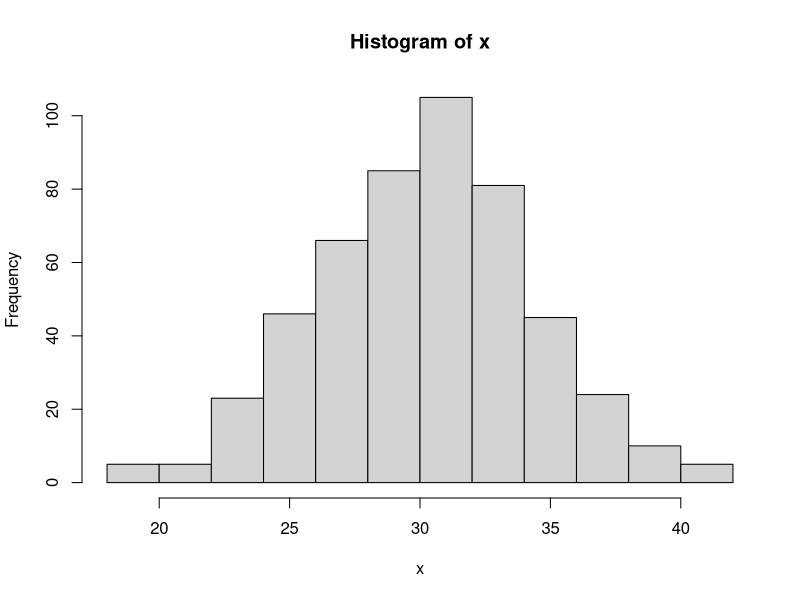

Write R code to recreate this figure.
## ---- chunk 1
knitr::opts_chunk$set(echo = TRUE)
## ---- chunk 2
plotdist <- function(n, dist, ..., kde = FALSE) {
  # extract params from ... args
  r_params <- c(list(...), list(n = n))
  
  # if norm, do this... 
  # in the actual code there are other cases too
  if (dist == 'norm') {
    if (is.null(r_params$mean)) r_params$mean <- 0
    if (is.null(r_params$sd)) r_params$sd <- 1
    funcs = list(r = rnorm, d = dnorm)
  }

  # sample from desired distribution
  x <- do.call(funcs$r, r_params)
  
  # return the histogram
  hist(x)
}
## ---- chunk 3
plotdist(500, 'norm', mean = 30, sd = 4)
